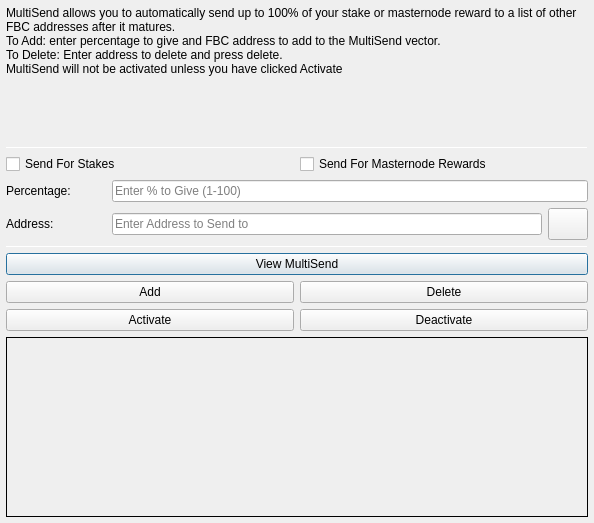
<?xml version="1.0" encoding="UTF-8"?>
<ui version="4.0">
 <class>MultiSendDialog</class>
 <widget class="QDialog" name="MultiSendDialog">
  <property name="windowModality">
   <enum>Qt::NonModal</enum>
  </property>
  <property name="geometry">
   <rect>
    <x>0</x>
    <y>0</y>
    <width>594</width>
    <height>523</height>
   </rect>
  </property>
  <property name="windowTitle">
   <string>MultiSend</string>
  </property>
  <layout class="QVBoxLayout" name="verticalLayout" stretch="0">
   <property name="leftMargin">
    <number>6</number>
   </property>
   <property name="topMargin">
    <number>6</number>
   </property>
   <property name="rightMargin">
    <number>6</number>
   </property>
   <property name="bottomMargin">
    <number>6</number>
   </property>
   <item>
    <layout class="QVBoxLayout" name="verticalLayout_Main" stretch="1,1,1,1,1,1">
     <item>
      <widget class="QLabel" name="label_2">
       <property name="lineWidth">
        <number>1</number>
       </property>
       <property name="text">
        <string>MultiSend allows you to automatically send up to 100% of your stake or masternode reward to a list of other FBC addresses after it matures.
To Add: enter percentage to give and FBC address to add to the MultiSend vector.
To Delete: Enter address to delete and press delete.
MultiSend will not be activated unless you have clicked Activate</string>
       </property>
       <property name="alignment">
        <set>Qt::AlignLeading|Qt::AlignLeft|Qt::AlignTop</set>
       </property>
       <property name="wordWrap">
        <bool>true</bool>
       </property>
      </widget>
     </item>
     <item>
      <widget class="Line" name="line">
       <property name="minimumSize">
        <size>
         <width>0</width>
         <height>1</height>
        </size>
       </property>
       <property name="maximumSize">
        <size>
         <width>16777215</width>
         <height>1</height>
        </size>
       </property>
       <property name="orientation">
        <enum>Qt::Horizontal</enum>
       </property>
      </widget>
     </item>
     <item>
      <layout class="QVBoxLayout" name="verticalLayout_Settings">
       <item>
        <layout class="QHBoxLayout" name="horizontalLayout">
         <item>
          <widget class="QCheckBox" name="multiSendStakeCheckBox">
           <property name="text">
            <string>Send For Stakes</string>
           </property>
          </widget>
         </item>
         <item>
          <widget class="QCheckBox" name="multiSendMasternodeCheckBox">
           <property name="text">
            <string>Send For Masternode Rewards</string>
           </property>
          </widget>
         </item>
        </layout>
       </item>
       <item>
        <layout class="QHBoxLayout" name="horizontalLayout_6">
         <item>
          <widget class="QLabel" name="label">
           <property name="minimumSize">
            <size>
             <width>100</width>
             <height>0</height>
            </size>
           </property>
           <property name="toolTip">
            <string>Percentage of stake to send</string>
           </property>
           <property name="text">
            <string>Percentage:</string>
           </property>
          </widget>
         </item>
         <item>
          <widget class="QLineEdit" name="multiSendPercentEdit">
           <property name="toolTip">
            <string>Enter whole numbers 1 - 100</string>
           </property>
           <property name="placeholderText">
            <string>Enter % to Give (1-100)</string>
           </property>
          </widget>
         </item>
        </layout>
       </item>
       <item>
        <layout class="QHBoxLayout" name="horizontalLayout_7">
         <item>
          <widget class="QLabel" name="label_5">
           <property name="minimumSize">
            <size>
             <width>100</width>
             <height>0</height>
            </size>
           </property>
           <property name="toolTip">
            <string>Address to send portion of stake to</string>
           </property>
           <property name="text">
            <string>Address:</string>
           </property>
          </widget>
         </item>
         <item>
          <widget class="QLineEdit" name="multiSendAddressEdit">
           <property name="toolTip">
            <string/>
           </property>
           <property name="placeholderText">
            <string>Enter Address to Send to</string>
           </property>
          </widget>
         </item>
         <item>
          <widget class="QPushButton" name="addressBookButton">
           <property name="maximumSize">
            <size>
             <width>16777215</width>
             <height>32</height>
            </size>
           </property>
           <property name="toolTip">
            <string>Choose an address from the address book</string>
           </property>
           <property name="text">
            <string/>
           </property>
           <property name="icon">
            <iconset resource="../fibercoin.qrc">
             <normaloff>:/icons/address-book</normaloff>:/icons/address-book</iconset>
           </property>
           <property name="shortcut">
            <string>Alt+A</string>
           </property>
           <property name="autoDefault">
            <bool>false</bool>
           </property>
          </widget>
         </item>
        </layout>
       </item>
      </layout>
     </item>
     <item>
      <widget class="Line" name="line_2">
       <property name="minimumSize">
        <size>
         <width>0</width>
         <height>1</height>
        </size>
       </property>
       <property name="maximumSize">
        <size>
         <width>16777215</width>
         <height>1</height>
        </size>
       </property>
       <property name="orientation">
        <enum>Qt::Horizontal</enum>
       </property>
      </widget>
     </item>
     <item>
      <layout class="QVBoxLayout" name="verticalLayout_Buttons">
       <item>
        <layout class="QHBoxLayout" name="horizontalLayout_4">
         <item>
          <widget class="QPushButton" name="viewButton">
           <property name="toolTip">
            <string/>
           </property>
           <property name="statusTip">
            <string>View MultiSend Vector</string>
           </property>
           <property name="text">
            <string>View MultiSend</string>
           </property>
          </widget>
         </item>
        </layout>
       </item>
       <item>
        <layout class="QHBoxLayout" name="horizontalLayout_2">
         <item>
          <widget class="QPushButton" name="addButton">
           <property name="toolTip">
            <string/>
           </property>
           <property name="statusTip">
            <string>Add to MultiSend Vector</string>
           </property>
           <property name="text">
            <string>Add</string>
           </property>
          </widget>
         </item>
         <item>
          <widget class="QPushButton" name="deleteButton">
           <property name="toolTip">
            <string/>
           </property>
           <property name="statusTip">
            <string>Delete Address From MultiSend Vector</string>
           </property>
           <property name="text">
            <string>Delete</string>
           </property>
          </widget>
         </item>
        </layout>
       </item>
       <item>
        <layout class="QHBoxLayout" name="horizontalLayout_5">
         <item>
          <widget class="QPushButton" name="activateButton">
           <property name="statusTip">
            <string>Activate MultiSend</string>
           </property>
           <property name="text">
            <string>Activate</string>
           </property>
          </widget>
         </item>
         <item>
          <widget class="QPushButton" name="disableButton">
           <property name="statusTip">
            <string>Deactivate MultiSend</string>
           </property>
           <property name="text">
            <string>Deactivate</string>
           </property>
          </widget>
         </item>
        </layout>
       </item>
      </layout>
     </item>
     <item>
      <widget class="QLabel" name="message">
       <property name="minimumSize">
        <size>
         <width>0</width>
         <height>180</height>
        </size>
       </property>
       <property name="frameShape">
        <enum>QFrame::Panel</enum>
       </property>
       <property name="frameShadow">
        <enum>QFrame::Plain</enum>
       </property>
       <property name="lineWidth">
        <number>1</number>
       </property>
       <property name="midLineWidth">
        <number>1</number>
       </property>
       <property name="text">
        <string/>
       </property>
       <property name="alignment">
        <set>Qt::AlignLeading|Qt::AlignLeft|Qt::AlignTop</set>
       </property>
       <property name="wordWrap">
        <bool>true</bool>
       </property>
      </widget>
     </item>
    </layout>
   </item>
  </layout>
 </widget>
 <resources>
  <include location="../fibercoin.qrc"/>
 </resources>
 <connections/>
</ui>
